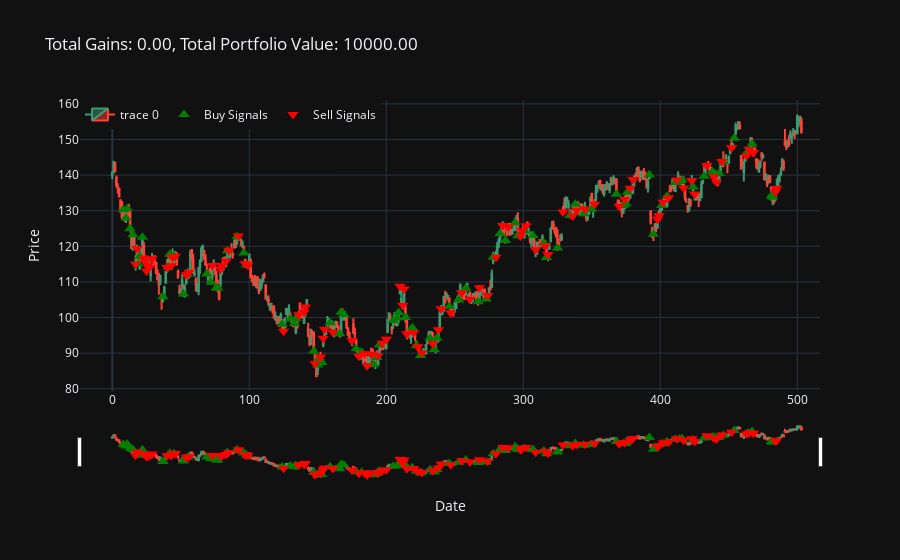

Here is the notebook cell this chart was saved with:
### Code cell
import plotly.graph_objects as go

starting_money = 10000

close = data['Close']
final_share_price = close[len(close) - 1]  # Final share price
total_portfolio_value = starting_money + shares_held * final_share_price
total_gains = total_portfolio_value - starting_money

fig = go.Figure()

# Candlestick trace
fig.add_trace(go.Candlestick(x=data.index,
                             open=data['Open'],
                             high=data['High'],
                             low=data['Low'],
                             close=data['Close']))

# Buy signals trace
fig.add_trace(go.Scatter(x=[data.index[i] for i in states_buy],
                         y=[close[i] for i in states_buy],
                         mode='markers',
                         name='Buy Signals',
                         marker=dict(symbol='triangle-up', size=10, color='green')))

# Sell signals trace
fig.add_trace(go.Scatter(x=[data.index[i] for i in states_sell],
                         y=[close[i] for i in states_sell],
                         mode='markers',
                         name='Sell Signals',
                         marker=dict(symbol='triangle-down', size=10, color='red')))

# Set layout
fig.update_layout(
    title=f'Total Gains: {total_gains:.2f}, Total Portfolio Value: {total_portfolio_value:.2f}',
    xaxis_title='Date',
    yaxis_title='Price',
    template='plotly_dark',
    legend=dict(x=0, y=1, orientation='h')
)

fig.show()

### Figure 1 — Plotly figure (JSON) as saved in the notebook; plotly's stock layout.template omitted (floating-point values rounded to 4 significant figures; data arrays with more than 128 entries replaced by an {"elided": "..."} marker saying what was removed)
{"data": [{"close": {"elided": "504 float values"}, "high": {"elided": "504 float values"}, "low": {"elided": "504 float values"}, "open": {"elided": "504 float values"}, "type": "candlestick", "x": {"elided": "504 int values"}}, {"marker": {"color": "green", "size": 10, "symbol": "triangle-up"}, "mode": "markers", "name": "Buy Signals", "type": "scatter", "x": [8, 10, 11, 13, 15, 19, 20, 22, 37, 41, 42, 45, 52, 55, 69, 72, 76, 77, 84, 91, 96, 98, 124, 130, 133, 134, 147, 150, 151, 153, 159, 166, 167, 169, 178, 182, 191, 193, 195, 205, 208, 209, 214, 219, 222, 225, 232, 235, 237, 246, 253, 258, 267, 273, 278, 283, 287, 294, 296, 301, 307, 315, 317, 325, 334, 338, 344, 350, 368, 373, 375, 376, 392, 395, 401, 405, 411, 414, 416, 424, 432, 438, 440, 443, 446, 454, 464, 467, 481, 482], "y": [130.3, 128.0, 130.5, 124.9, 123.2, 115.0, 117.2, 122.6, 105.8, 114.1, 117.7, 117.2, 106.6, 112.0, 112.2, 109.9, 108.4, 108.2, 118.8, 122.7, 118.1, 114.8, 98.09, 99.57, 98.3, 99.71, 90.5, 86.7, 88.65, 87.4, 98.5, 95.44, 101.4, 100.8, 91.2, 90.25, 86.77, 88.8, 92.26, 99.16, 99.87, 101.4, 100, 97.1, 92.05, 89.35, 94.17, 91.01, 94.25, 103.1, 104.9, 108.2, 104.4, 105.2, 116.9, 123.5, 121.6, 126.6, 122.9, 124.4, 123.0, 120.9, 116.9, 119.5, 128.6, 131.8, 129.1, 130.4, 134.6, 131.5, 131.9, 135.2, 140.1, 123.4, 131.4, 134.1, 137.9, 138.2, 138.6, 136.6, 139.7, 140.9, 140.4, 140.5, 143.7, 150.4, 146.7, 148.7, 134.2, 133.8]}, {"marker": {"color": "red", "size": 10, "symbol": "triangle-down"}, "mode": "markers", "name": "Sell Signals", "type": "scatter", "x": [17, 18, 23, 24, 25, 26, 27, 29, 40, 43, 44, 46, 54, 56, 73, 79, 80, 83, 85, 92, 97, 99, 125, 136, 140, 141, 148, 152, 154, 155, 161, 175, 180, 184, 186, 189, 194, 197, 200, 210, 212, 213, 215, 220, 223, 226, 234, 238, 240, 247, 255, 261, 268, 274, 280, 285, 289, 298, 299, 302, 309, 316, 318, 329, 336, 339, 345, 352, 370, 374, 378, 380, 398, 399, 402, 406, 412, 417, 423, 425, 434, 439, 441, 445, 452, 463, 465, 468, 484, 485], "y": [115.0, 119.4, 116.7, 115.7, 113.1, 114.6, 114.0, 116.5, 114.0, 114.6, 117.0, 117.2, 112.0, 112.7, 114.6, 113.6, 114.6, 115.9, 118.9, 122.9, 115.1, 114.7, 96.15, 100.8, 101.5, 103.0, 87.07, 88.91, 94.17, 96.73, 95.83, 93.56, 89.15, 89.81, 86.46, 89.7, 89.24, 92.8, 93.91, 108.8, 103.5, 108.0, 95.46, 95.78, 91.8, 90.1, 92.66, 96.55, 102.5, 101.4, 106.9, 105.1, 108.4, 106.2, 117.0, 125.9, 125.4, 122.9, 124.3, 125.8, 119.0, 120.1, 117.7, 129.7, 128.5, 130.1, 130.5, 131.8, 131.2, 133.1, 136.3, 138.7, 127.6, 128.6, 132.4, 133.6, 138.6, 136.4, 138.4, 134.7, 142.7, 139.6, 138.0, 143.8, 147.7, 145.4, 147.2, 146.4, 135.2, 136.3]}], "layout": {"legend": {"orientation": "h", "x": 0, "y": 1}, "title": {"text": "Total Gains: 0.00, Total Portfolio Value: 10000.00"}, "xaxis": {"title": {"text": "Date"}}, "yaxis": {"title": {"text": "Price"}}}}
